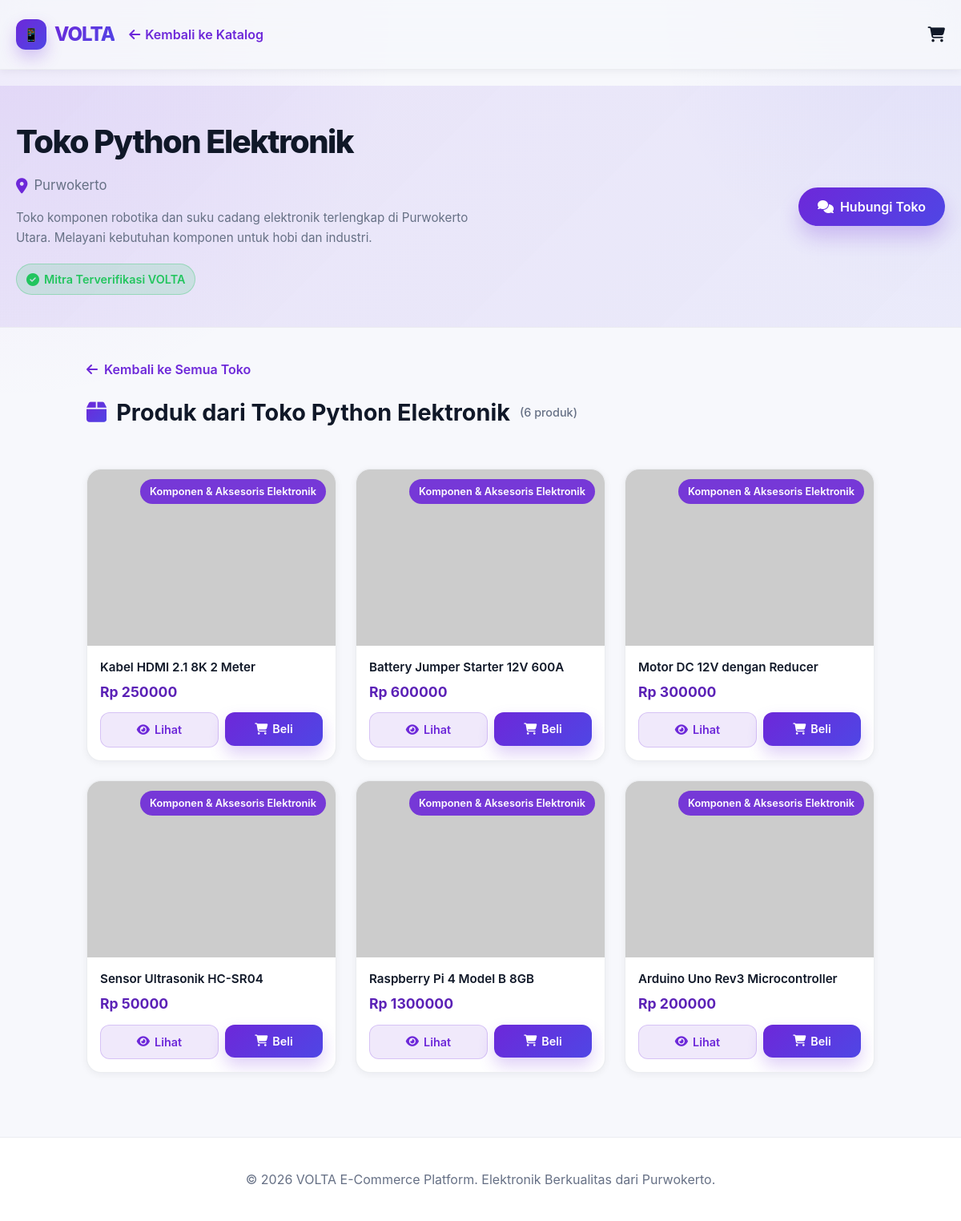
Page /store/18/ on the committed database.
### master_products/models.py (models this page shows, shortened)
class Brand(models.Model):
    STATUS_CHOICES = (
        ('pending', 'Pending Approval'),
        ('approved', 'Approved'),
        ('rejected', 'Rejected'),
        ('suspended', 'Suspended'),
    )
    brand_id = models.AutoField(primary_key=True)
    user_id = models.OneToOneField(
        settings.AUTH_USER_MODEL,
        on_delete=models.CASCADE,
        related_name='brand_vendor',
        db_column='user_id',
        help_text="User/vendor yang memiliki brand ini"
    )
    brand_name = models.CharField(
        max_length=255,
        help_text="Nama brand/vendor"
    )
    logo = models.ImageField(
        upload_to='brands/logos/',
        blank=True,
        null=True,
        help_text="Logo brand (rekomendasi: PNG dengan background transparan)"
    )
    description = models.TextField(
        blank=True,
        null=True,
        help_text="Deskripsi detail tentang brand/vendor"
    )
    status = models.CharField(
        max_length=20,
        choices=STATUS_CHOICES,
        default='pending',
        help_text="Status persetujuan brand (pending, approved, rejected, suspended)"
    )
    approved_at = models.DateTimeField(
        blank=True,
        null=True,
        help_text="Tanggal brand disetujui oleh admin"
    )
    approved_by = models.ForeignKey(
        settings.AUTH_USER_MODEL,
        on_delete=models.SET_NULL,
        null=True,
        blank=True,
        related_name='approved_brands',
        db_column='approved_by',
        help_text="Admin yang menyetujui brand ini"
    )
    nib_or_ktp = models.CharField(
        max_length=50,
        unique=True,
        blank=True,
        null=True,
        db_column='nib_or_ktp',
        help_text="Nomor Induk Berusaha (NIB) atau Nomor KTP"
    )
    rating = models.FloatField(
        default=0.0,
        validators=[MinValueValidator(0.0), MaxValueValidator(5.0)],
        db_column='rating',
        help_text="Rating brand dari customer (0.0-5.0)"
    )
    created_at = models.DateTimeField(
        auto_now_add=True,
        help_text="Tanggal brand didaftar"
    )
    updated_at = models.DateTimeField(
        auto_now=True,
        help_text="Tanggal brand terakhir diperbarui"
    )
    class Meta:
        verbose_name = _('Brand')
        verbose_name_plural = _('Brands')
        db_table = 'brands'
        ordering = ['-created_at']
        indexes = [
            models.Index(fields=['status']),
            models.Index(fields=['user_id']),
            models.Index(fields=['created_at']),
        ]

class Product(models.Model):
    product_id = models.AutoField(primary_key=True)
    brand_id = models.ForeignKey(
        Brand,
        on_delete=models.CASCADE,
        related_name='products',
        db_column='brand_id',
        help_text="Brand/vendor penjual produk"
    )
    category_id = models.ForeignKey(
        Category,
        on_delete=models.PROTECT,
        related_name='products',
        db_column='category_id',
        help_text="Kategori produk"
    )
    product_name = models.CharField(
        max_length=255,
        help_text="Nama produk"
    )
    slug = models.SlugField(
        max_length=255,
        unique=True,
        help_text="URL-friendly identifier untuk produk"
    )
    description = models.TextField(
        help_text="Deskripsi detail produk"
    )
    price = models.DecimalField(
        max_digits=12,
        decimal_places=2,
        validators=[MinValueValidator(0)],
        help_text="Harga jual produk"
    )
    stock = models.IntegerField(
        default=0,
        validators=[MinValueValidator(0)],
        help_text="Jumlah stok produk yang tersedia"
    )
    image = models.ImageField(
        upload_to='products/',
        blank=True,
        null=True,
        help_text="Foto/gambar produk"
    )
    is_active = models.BooleanField(
        default=True,
        help_text="Status aktif produk (true = aktif, false = non-aktif)"
    )
    created_at = models.DateTimeField(
        auto_now_add=True,
        help_text="Tanggal produk didaftarkan"
    )
    updated_at = models.DateTimeField(
        auto_now=True,
        help_text="Tanggal produk terakhir diperbarui"
    )
    rating = models.DecimalField(
        max_digits=3,
        decimal_places=2,
        default=0.00,
        validators=[MinValueValidator(0.00), MaxValueValidator(5.00)],
        help_text="Rating produk dari customer (0.00-5.00)"
    )
    review_count = models.IntegerField(
        default=0,
        validators=[MinValueValidator(0)],
        help_text="Jumlah review yang diterima produk"
    )
    is_featured = models.BooleanField(
        default=False,
        help_text="Apakah produk sedang di-featured/promosi"
    )
    class Meta:
        verbose_name = _('Product')
        verbose_name_plural = _('Products')
        db_table = 'products'
        ordering = ['-created_at']
        indexes = [
            models.Index(fields=['slug']),
            models.Index(fields=['brand_id']),
            models.Index(fields=['category_id']),
            models.Index(fields=['is_active']),
        ]

class Category(models.Model):
    category_id = models.AutoField(primary_key=True)
    category_name = models.CharField(
        max_length=255,
        unique=True,
        default='',
        help_text="Nama kategori produk (harus unik)"
    )
    description = models.TextField(
        blank=True,
        null=True,
        help_text="Deskripsi detail tentang kategori"
    )
    created_at = models.DateTimeField(
        auto_now_add=True,
        help_text="Tanggal kategori dibuat"
    )
    updated_at = models.DateTimeField(
        auto_now=True,
        help_text="Tanggal kategori terakhir diperbarui"
    )
    class Meta:
        verbose_name = _('Category')
        verbose_name_plural = _('Categories')
        db_table = 'categories'
        ordering = ['category_name']
        indexes = [
            models.Index(fields=['category_name']),
        ]

### master_products/views.py (the view)
# urls.py: path('store/<int:brand_id>/', views.store_detail, name='store_detail'),
def store_detail(request, brand_id):
    brand = get_object_or_404(
        Brand.objects.prefetch_related('products'),
        brand_id=brand_id,
        status='approved'
    )
    products = Product.objects.filter(
        brand_id=brand,
        is_active=True
    ).select_related('category_id').order_by('-created_at')
    search_query = request.GET.get('q', '').strip()
    if search_query:
        products = products.filter(
            Q(product_name__icontains=search_query) |
            Q(description__icontains=search_query)
        )
    categories = Category.objects.all().order_by('category_name')
    selected_category = request.GET.get('category', '')
    selected_category_name = None
    if selected_category:
        try:
            selected_category = int(selected_category)
            products = products.filter(category_id=selected_category)
            selected_category_name = Category.objects.get(category_id=selected_category).category_name
        except (ValueError, Category.DoesNotExist):
            selected_category = None
    else:
        selected_category = None
    sort_param = request.GET.get('sort', 'terbaru').lower()
    if sort_param == 'harga_terendah':
        products = products.order_by('price')
    elif sort_param == 'harga_tertinggi':
        products = products.order_by('-price')
    elif sort_param == 'rating':
        products = products.order_by('-rating')
    else:
        products = products.order_by('-created_at')
    cart_count = 0
    if request.user.is_authenticated:
        try:
            cart = Cart.objects.get(user_id=request.user)
            cart_count = cart.items.count()
        except Cart.DoesNotExist:
            cart_count = 0
    context = {
        'brand': brand,
        'store_name': brand.brand_name,
        'store_location': 'Purwokerto',
        'store_description': brand.description if hasattr(brand, 'description') else 'Mitra toko VOLTA terpercaya',
        'is_verified': True,
        'products': products,
        'total_products': products.count(),
        'categories': categories,
        'selected_category': selected_category,
        'selected_category_name': selected_category_name,
        'search_query': search_query,
        'sort_param': sort_param,
        'cart_count': cart_count,
    }
    return render(request, 'master_products/store_detail.html', context)

### master_products/templates/master_products/store_detail.html (shortened to what this page needs)
<!DOCTYPE html>
<html lang="id">
<head>
    <script src="https://cdn.tailwindcss.com"></script>
    <link rel="stylesheet" href="https://cdnjs.cloudflare.com/ajax/libs/font-awesome/6.4.0/css/all.min.css">
</head>
<body>
    <nav class="navbar">
        <div style="max-width: 1200px; margin: 0 auto; padding: 12px 20px; display: grid; grid-template-columns: auto 1fr auto; gap: 18px; align-items: center;">
            <div style="display: flex; align-items: center; gap: 10px;">
                <div style="width: 38px; height: 38px; border-radius: 12px; background: linear-gradient(135deg, #6d28d9, #4f46e5); box-shadow: 0 10px 20px rgba(109,40,217,.25); display: grid; place-items: center; color: #fff; font-size: 1rem; font-weight: 700;">📱</div>
                <div class="navbar-brand">VOLTA</div>
            </div>
            <a href="{% url 'master_products:product_list' %}" style="text-decoration: none; display: flex; align-items: center; gap: 6px; color: var(--primary); font-weight: 600; transition: all var(--transition);" onmouseover="this.style.transform='translateX(-4px)'" onmouseout="this.style.transform='translateX(0)'">
                <i class="fas fa-arrow-left"></i> Kembali ke Katalog
            </a>
            <a href="{% url 'master_products:view_cart' %}" style="position: relative; display: flex; align-items: center; justify-content: center; text-decoration: none;">
                <i class="fas fa-shopping-cart" style="color: var(--text); font-size: 1.2rem;"></i>
            </a>
        </div>
    </nav>
    <div class="store-hero">
        <div class="store-hero-content">
            <div class="store-info">
                <h1>{{ store_name }}</h1>
                <div class="store-location">
                    <i class="fas fa-map-marker-alt"></i>
                    {{ store_location }}
                </div>
                <p class="store-description">
                    {{ store_description }}
                </p>
                <div class="store-badges">
                    {% if is_verified %}
                        <div class="store-badge">
                            <i class="fas fa-check-circle"></i>
                            Mitra Terverifikasi VOLTA
                        </div>
                    {% endif %}
                </div>
            </div>
            <button onclick="openStoreWhatsApp()" class="store-contact-btn">
                <i class="fas fa-comments"></i> Hubungi Toko
            </button>
        </div>
    </div>
    <div class="container">
        <a href="{% url 'master_products:product_list' %}" class="back-link">
            <i class="fas fa-arrow-left"></i> Kembali ke Semua Toko
        </a>
        <section class="section">
            <h2 class="section-title">
                <i class="fas fa-box"></i>
                Produk dari {{ store_name }}
                <span style="color: var(--muted); font-size: 0.9rem; font-weight: 500;">({{ total_products }} produk)</span>
            </h2>
            <div class="product-grid">
                {% for product in products %}
                    <div class="product-card">
                        <div class="product-image-wrapper">
                            {% if product.image %}
                                <img src="{{ product.image.url }}" alt="{{ product.product_name }}" onerror="this.onerror=null; this.src='https://via.placeholder.com/260x220?text=No+Image';">
                            {% else %}
                                <i class="fas fa-image" style="font-size: 60px; color: #475569;"></i>
                            {% endif %}
                            <div class="product-badge">{{ product.category_id.category_name }}</div>
                        </div>
                        <div class="product-info">
                            <div class="product-name line-clamp-2">{{ product.product_name }}</div>
                            <div class="product-price">Rp {{ product.price|floatformat:0|add:0 }}</div>
                            <div class="product-footer">
                                <a href="{% url 'master_products:product_detail_by_id' product.product_id %}" class="btn-view">
                                    <i class="fas fa-eye"></i> Lihat
                                </a>
                                <form method="POST" action="{% url 'master_products:add_to_cart' product.product_id %}" style="flex: 1;">
                                    <button type="submit" class="btn-add-cart" style="width: 100%;">
                                        <i class="fas fa-shopping-cart"></i> Beli
                                    </button>
                                </form>
                            </div>
                        </div>
                    </div>
                {% endfor %}
            </div>
        </section>
    </div>
    <footer class="footer">
        <p>&copy; 2026 VOLTA E-Commerce Platform. Elektronik Berkualitas dari Purwokerto.</p>
    </footer>
</body>
</html>

### rows in the picture
Brand: brand_name "Toko Python Elektronik", description "Toko komponen robotika dan suku cadang elektronik terlengkap di Purwokerto Utara. Melayani kebutuhan komponen untuk hobi dan industri."
Product: category_id.category_name "Komponen & Aksesoris Elektronik", product_name "Kabel HDMI 2.1 8K 2 Meter", price|add "250000"
Product: category_id.category_name "Komponen & Aksesoris Elektronik", product_name "Battery Jumper Starter 12V 600A", price|add "600000"
Product: category_id.category_name "Komponen & Aksesoris Elektronik", product_name "Motor DC 12V dengan Reducer", price|add "300000"
Product: category_id.category_name "Komponen & Aksesoris Elektronik", product_name "Sensor Ultrasonik HC-SR04", price|add "50000"
Product: category_id.category_name "Komponen & Aksesoris Elektronik", product_name "Raspberry Pi 4 Model B 8GB", price|add "1300000"
Product: category_id.category_name "Komponen & Aksesoris Elektronik", product_name "Arduino Uno Rev3 Microcontroller", price|add "200000"

### other values in the picture
{{ store_location }} "Purwokerto"
{{ total_products }} "6"
